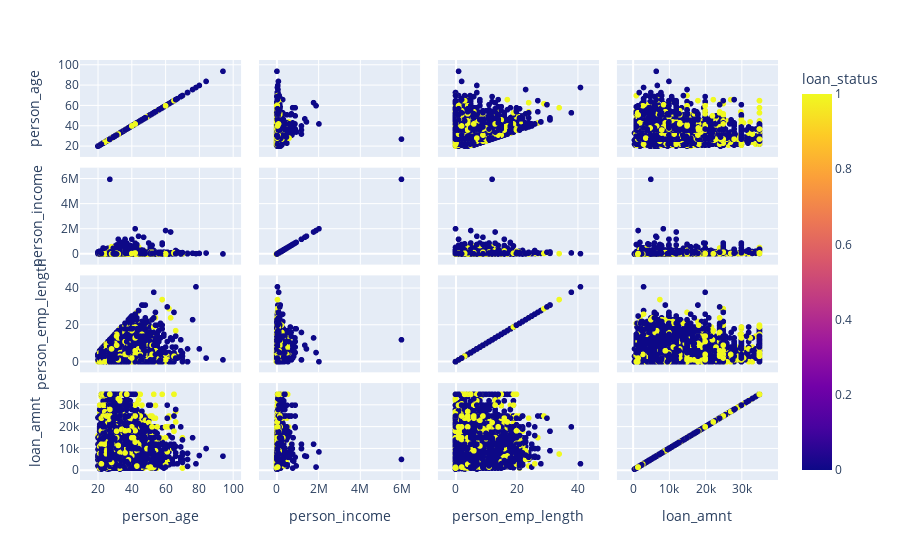

Notebook cell for this chart:
### Code cell
grafico = px.scatter_matrix(credit_df, dimensions=['person_age', 'person_income', 'person_emp_length','loan_amnt'], color = 'loan_status')
grafico.show()

### Figure 1 — Plotly figure (JSON) as saved in the notebook; plotly's stock layout.template omitted (floating-point values rounded to 4 significant figures; data arrays with more than 128 entries replaced by an {"elided": "..."} marker saying what was removed)
{"data": [{"dimensions": [{"axis": {"matches": true}, "label": "person_age", "values": {"elided": "32581 int values"}}, {"axis": {"matches": true}, "label": "person_income", "values": {"elided": "32581 int values"}}, {"axis": {"matches": true}, "label": "person_emp_length", "values": {"elided": "32581 float values"}}, {"axis": {"matches": true}, "label": "loan_amnt", "values": {"elided": "32581 int values"}}], "hovertemplate": "%{xaxis.title.text}=%{x}<br>%{yaxis.title.text}=%{y}<br>loan_status=%{marker.color}<extra></extra>", "legendgroup": "", "marker": {"color": {"elided": "32581 int values"}, "coloraxis": "coloraxis", "symbol": "circle"}, "name": "", "showlegend": false, "type": "splom"}], "layout": {"coloraxis": {"colorbar": {"title": {"text": "loan_status"}}, "colorscale": [[0, "#0d0887"], [0.1111, "#46039f"], [0.2222, "#7201a8"], [0.3333, "#9c179e"], [0.4444, "#bd3786"], [0.5556, "#d8576b"], [0.6667, "#ed7953"], [0.7778, "#fb9f3a"], [0.8889, "#fdca26"], [1, "#f0f921"]]}, "dragmode": "select", "legend": {"tracegroupgap": 0}, "margin": {"t": 60}}}
